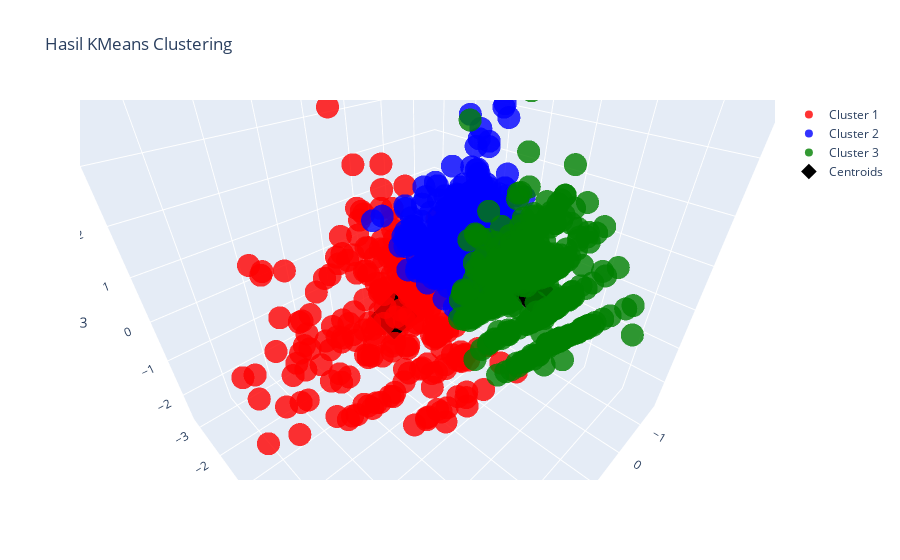

Notebook code for this chart:
### Code cell
import plotly.graph_objects as go
from sklearn.cluster import KMeans

# Fitting KMeans
kmeansmodel = KMeans(n_clusters=3, random_state=42).fit(df_pca)
y_kmeans = kmeansmodel.labels_

# Scatter plot untuk Cluster 1
trace1 = go.Scatter3d(
    x=df_pca.iloc[y_kmeans == 0, 0],
    y=df_pca.iloc[y_kmeans == 0, 1],
    z=df_pca.iloc[y_kmeans == 0, 2],
    mode='markers',
    marker=dict(size=8, color='red', opacity=0.8),
    name='Cluster 1'
)

# Scatter plot untuk Cluster 2
trace2 = go.Scatter3d(
    x=df_pca.iloc[y_kmeans == 1, 0],
    y=df_pca.iloc[y_kmeans == 1, 1],
    z=df_pca.iloc[y_kmeans == 1, 2],
    mode='markers',
    marker=dict(size=8, color='blue', opacity=0.8),
    name='Cluster 2'
)

# Scatter plot untuk Cluster 3
trace3 = go.Scatter3d(
    x=df_pca.iloc[y_kmeans == 2, 0],
    y=df_pca.iloc[y_kmeans == 2, 1],
    z=df_pca.iloc[y_kmeans == 2, 2],
    mode='markers',
    marker=dict(size=8, color='green', opacity=0.8),
    name='Cluster 3'
)

# Scatter plot untuk menampilkan centroid dari K-Means
centroids = go.Scatter3d(
    x=kmeansmodel.cluster_centers_[:, 0],
    y=kmeansmodel.cluster_centers_[:, 1],
    z=kmeansmodel.cluster_centers_[:, 2],
    mode='markers',
    marker=dict(size=12, color='black', symbol='diamond', opacity=1),
    name='Centroids'
)

# Membuat layout
layout = go.Layout(
    title='Hasil KMeans Clustering',
    scene=dict(
        xaxis_title='PCA1',
        yaxis_title='PCA2',
        zaxis_title='PCA3'
    ),
    showlegend=True
)

# Menggabungkan semua trace
fig = go.Figure(data=[trace1, trace2, trace3, centroids], layout=layout)

# Menampilkan plot interaktif
fig.show()

### Figure 1 — Plotly figure (JSON) as saved in the notebook; plotly's stock layout.template omitted (floating-point values rounded to 4 significant figures; data arrays with more than 128 entries replaced by an {"elided": "..."} marker saying what was removed)
{"data": [{"marker": {"color": "red", "opacity": 0.8, "size": 8}, "mode": "markers", "name": "Cluster 1", "type": "scatter3d", "x": {"elided": "255 float values"}, "y": {"elided": "255 float values"}, "z": {"elided": "255 float values"}}, {"marker": {"color": "blue", "opacity": 0.8, "size": 8}, "mode": "markers", "name": "Cluster 2", "type": "scatter3d", "x": {"elided": "714 float values"}, "y": {"elided": "714 float values"}, "z": {"elided": "714 float values"}}, {"marker": {"color": "green", "opacity": 0.8, "size": 8}, "mode": "markers", "name": "Cluster 3", "type": "scatter3d", "x": {"elided": "528 float values"}, "y": {"elided": "528 float values"}, "z": {"elided": "528 float values"}}, {"marker": {"color": "black", "opacity": 1, "size": 12, "symbol": "diamond"}, "mode": "markers", "name": "Centroids", "type": "scatter3d", "x": [2.305, -0.7268, -0.1337], "y": [-0.4868, -0.6088, 1.049], "z": [-0.2597, 0.1316, -0.05151]}], "layout": {"autosize": true, "scene": {"aspectmode": "auto", "aspectratio": {"x": 1.065, "y": 0.9913, "z": 0.9475}, "camera": {"center": {"x": 0, "y": 0, "z": 0}, "eye": {"x": 0.6789, "y": 0.6789, "z": 0.6789}, "projection": {"type": "perspective"}, "up": {"x": 0, "y": 0, "z": 1}}, "xaxis": {"title": {"text": "PCA1"}, "type": "linear"}, "yaxis": {"title": {"text": "PCA2"}, "type": "linear"}, "zaxis": {"title": {"text": "PCA3"}, "type": "linear"}}, "showlegend": true, "title": {"text": "Hasil KMeans Clustering"}}}
